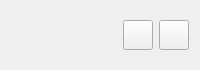
       <widget class="QWidget" name="widget" native="true">
        <property name="maximumSize">
         <size>
          <width>16777215</width>
          <height>50</height>
         </size>
        </property>
        <layout class="QHBoxLayout" name="horizontalLayout_12">
         <item>
          <widget class="QLabel" name="label">
           <property name="minimumSize">
            <size>
             <width>0</width>
             <height>48</height>
            </size>
           </property>
           <property name="maximumSize">
            <size>
             <width>48</width>
             <height>16777215</height>
            </size>
           </property>
           <property name="text">
            <string/>
           </property>
           <property name="pixmap">
            <pixmap resource="pic.qrc">:/res/icon/ChatOrion.ico</pixmap>
           </property>
           <property name="scaledContents">
            <bool>true</bool>
           </property>
          </widget>
         </item>
         <item>
          <spacer name="horizontalSpacer_3">
           <property name="orientation">
            <enum>Qt::Horizontal</enum>
           </property>
           <property name="sizeHint" stdset="0">
            <size>
             <width>40</width>
             <height>20</height>
            </size>
           </property>
          </spacer>
         </item>
         <item>
          <widget class="QPushButton" name="minPushButton">
           <property name="minimumSize">
            <size>
             <width>0</width>
             <height>0</height>
            </size>
           </property>
           <property name="maximumSize">
            <size>
             <width>30</width>
             <height>30</height>
            </size>
           </property>
           <property name="styleSheet">
            <string notr="true"/>
           </property>
           <property name="text">
            <string/>
           </property>
           <property name="icon">
            <iconset resource="pic.qrc">
             <normaloff>:/res/pic/btn_sys_minimize.png</normaloff>:/res/pic/btn_sys_minimize.png</iconset>
           </property>
           <property name="iconSize">
            <size>
             <width>32</width>
             <height>32</height>
            </size>
           </property>
          </widget>
         </item>
         <item>
          <widget class="QPushButton" name="closePushButton">
           <property name="maximumSize">
            <size>
             <width>30</width>
             <height>30</height>
            </size>
           </property>
           <property name="styleSheet">
            <string notr="true"/>
           </property>
           <property name="text">
            <string/>
           </property>
           <property name="icon">
            <iconset resource="pic.qrc">
             <normaloff>:/res/pic/btn_sys_close.png</normaloff>:/res/pic/btn_sys_close.png</iconset>
           </property>
           <property name="iconSize">
            <size>
             <width>32</width>
             <height>32</height>
            </size>
           </property>
          </widget>
         </item>
        </layout>
       </widget>
